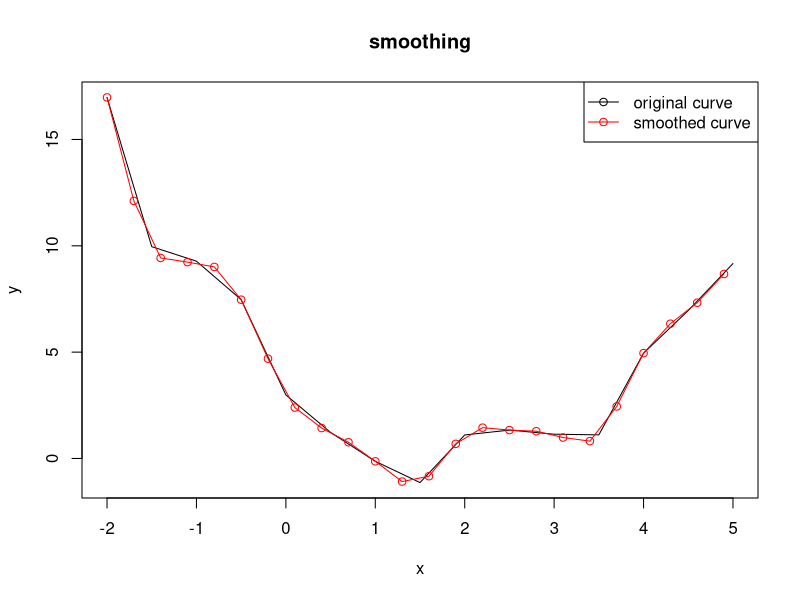
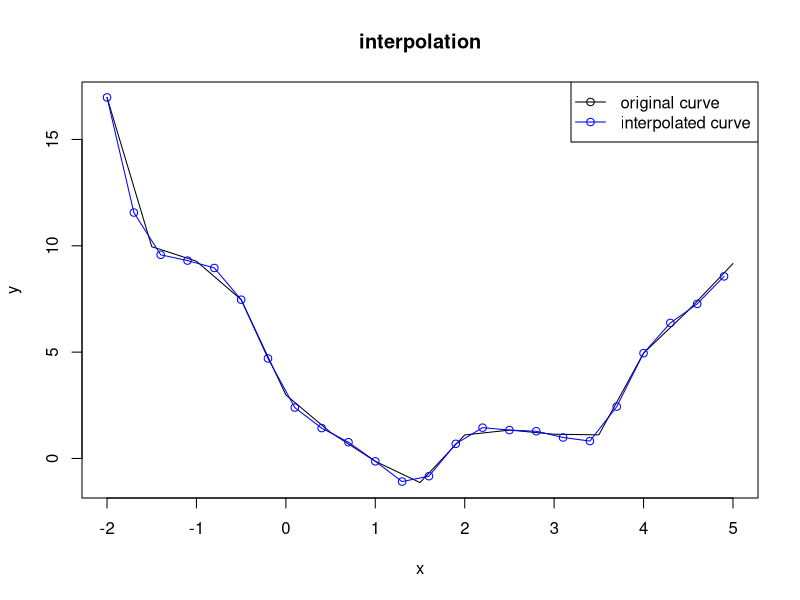
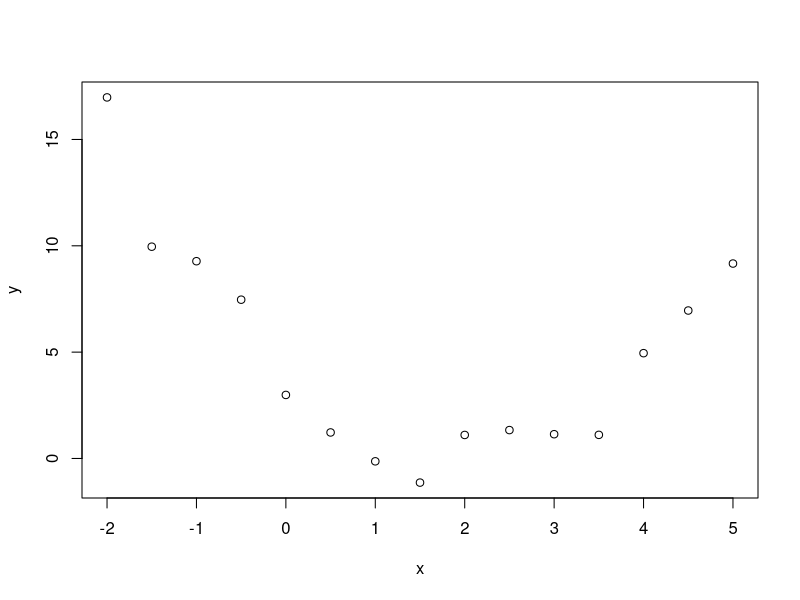
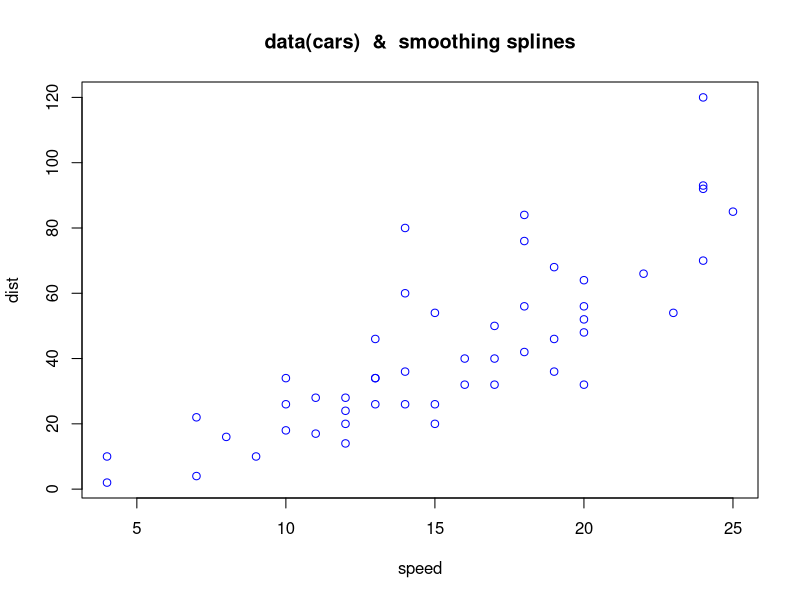

Here is the R script that generated these plots, in order: (Note: this script raises an error after producing the figures.)
## ---- chunk 1
knitr::opts_chunk$set(echo = TRUE)
## ---- chunk 2
x = seq( -2 , 5 , by = 0.5)
xout = seq( -2 , 5 , by = 0.3)
y = ( x - 2) **2 + rnorm(  length(x) , mean = 0 ,sd = 1)
sm = predict( smooth.spline(x,y) , xout)$y 
plot(x,y , col = 'black', type = 'l' , main = 'smoothing')
lines( xout , sm , col = 'red' )
points( xout , sm , col = 'red' )
legend( 'topright' , c('original curve','smoothed curve') , lty=1,pch=1 , col = c('black','red'))


sp = spline(x,y,xout= xout)
plot(x,y , col ='black', type = 'l' , main = 'interpolation')
points( xout , sp$y , col = 'blue')
lines( xout , sp$y , col = 'blue')
legend( 'topright' , c('original curve','interpolated curve') , lty=1,pch=1 , col = c('black','blue'))

(sm-sp$y)

plot(x,y,col='black')

## ---- chunk 3
plot(dist ~ speed, data = cars, main = "data(cars)  &  smoothing splines" , col='blue')
points( cars$speed , predict(cars.spl , cars$speed)$y , col = 'red')
cars.spl <- with(cars, smooth.spline(speed, dist))
cars.spl

